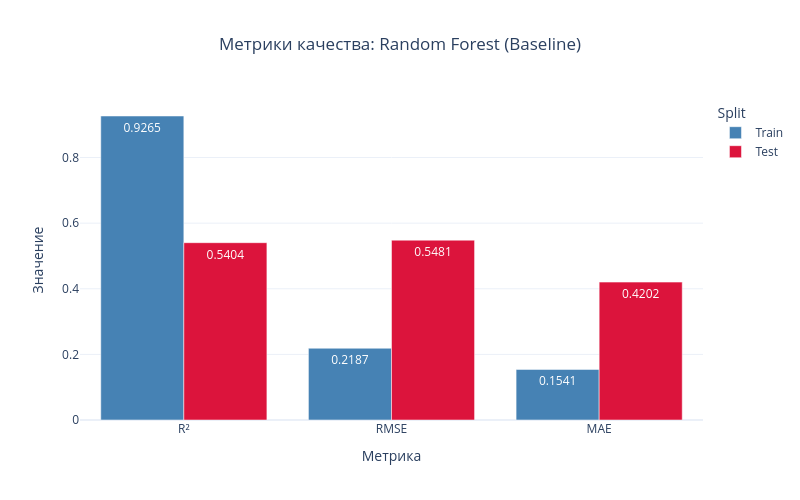
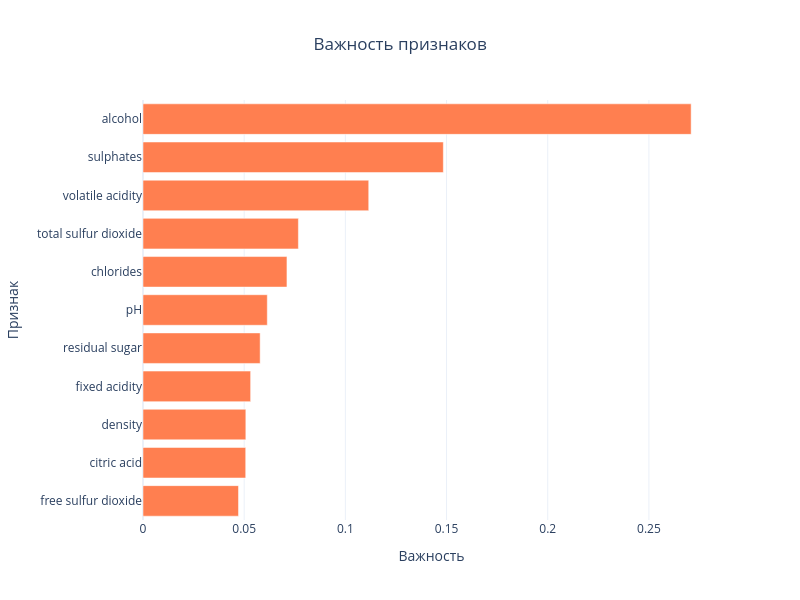

These figures' notebook cell, in order:
### Code cell
plot_model_report_separate(metrics_rf, feature_importance_rf, model_name="Random Forest (Baseline)")

### Figure 1 — Plotly figure (JSON) as saved in the notebook; plotly's stock layout.template omitted (floating-point values rounded to 4 significant figures)
{"data": [{"marker": {"color": "steelblue"}, "name": "Train", "text": ["0.9265", "0.2187", "0.1541"], "textposition": "auto", "type": "bar", "x": ["R²", "RMSE", "MAE"], "y": [0.9265, 0.2187, 0.1541]}, {"marker": {"color": "crimson"}, "name": "Test", "text": ["0.5404", "0.5481", "0.4202"], "textposition": "auto", "type": "bar", "x": ["R²", "RMSE", "MAE"], "y": [0.5404, 0.5481, 0.4202]}], "layout": {"barmode": "group", "height": 500, "legend": {"title": {"text": "Split"}}, "title": {"text": "Метрики качества: Random Forest (Baseline)", "x": 0.5, "xanchor": "center"}, "width": 800, "xaxis": {"title": {"text": "Метрика"}}, "yaxis": {"title": {"text": "Значение"}}}}

### Figure 2 — Plotly figure (JSON) as saved in the notebook; plotly's stock layout.template omitted (floating-point values rounded to 4 significant figures)
{"data": [{"marker": {"color": "coral"}, "orientation": "h", "type": "bar", "x": [0.0472, 0.05075, 0.05082, 0.05319, 0.05789, 0.06142, 0.07113, 0.07679, 0.1115, 0.1484, 0.2709], "y": ["free sulfur dioxide", "citric acid", "density", "fixed acidity", "residual sugar", "pH", "chlorides", "total sulfur dioxide", "volatile acidity", "sulphates", "alcohol"]}], "layout": {"height": 600, "showlegend": false, "title": {"text": "Важность признаков", "x": 0.5, "xanchor": "center"}, "width": 800, "xaxis": {"title": {"text": "Важность"}}, "yaxis": {"title": {"text": "Признак"}}}}
